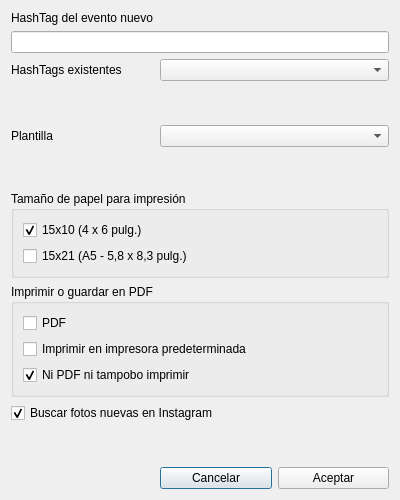
<?xml version="1.0" encoding="UTF-8"?>
<ui version="4.0">
 <class>ConfEvento</class>
 <widget class="QDialog" name="ConfEvento">
  <property name="geometry">
   <rect>
    <x>0</x>
    <y>0</y>
    <width>400</width>
    <height>500</height>
   </rect>
  </property>
  <property name="windowTitle">
   <string>FotoYa</string>
  </property>
  <layout class="QGridLayout" name="gridLayout">
   <item row="4" column="0">
    <widget class="QLabel" name="lPlantilla">
     <property name="text">
      <string>Plantilla</string>
     </property>
    </widget>
   </item>
   <item row="4" column="1" colspan="2">
    <widget class="QComboBox" name="cbPlantillas"/>
   </item>
   <item row="2" column="1" colspan="2">
    <widget class="QComboBox" name="cbHashtags"/>
   </item>
   <item row="5" column="0">
    <spacer name="verticalSpacer_4">
     <property name="orientation">
      <enum>Qt::Vertical</enum>
     </property>
     <property name="sizeHint" stdset="0">
      <size>
       <width>20</width>
       <height>40</height>
      </size>
     </property>
    </spacer>
   </item>
   <item row="2" column="0">
    <widget class="QLabel" name="lHashtagExistentes">
     <property name="text">
      <string>HashTags existentes</string>
     </property>
    </widget>
   </item>
   <item row="3" column="0">
    <spacer name="verticalSpacer_3">
     <property name="orientation">
      <enum>Qt::Vertical</enum>
     </property>
     <property name="sizeHint" stdset="0">
      <size>
       <width>20</width>
       <height>40</height>
      </size>
     </property>
    </spacer>
   </item>
   <item row="6" column="0" colspan="3">
    <widget class="QGroupBox" name="gbPapel">
     <property name="title">
      <string>Tamaño de papel para impresión</string>
     </property>
     <layout class="QGridLayout" name="gridLayout_2">
      <item row="0" column="0">
       <widget class="QCheckBox" name="cb15x10">
        <property name="text">
         <string>15x10 (4 x 6 pulg.)</string>
        </property>
        <property name="checked">
         <bool>true</bool>
        </property>
        <property name="autoExclusive">
         <bool>true</bool>
        </property>
       </widget>
      </item>
      <item row="1" column="0">
       <widget class="QCheckBox" name="cb21x15">
        <property name="text">
         <string>15x21 (A5 - 5,8 x 8,3 pulg.)</string>
        </property>
        <property name="autoExclusive">
         <bool>true</bool>
        </property>
       </widget>
      </item>
     </layout>
    </widget>
   </item>
   <item row="1" column="0" colspan="3">
    <widget class="QLineEdit" name="leHashtag">
     <property name="text">
      <string/>
     </property>
    </widget>
   </item>
   <item row="10" column="1">
    <widget class="QPushButton" name="pbCancelar">
     <property name="text">
      <string>Cancelar</string>
     </property>
    </widget>
   </item>
   <item row="9" column="0" colspan="3">
    <spacer name="verticalSpacer">
     <property name="orientation">
      <enum>Qt::Vertical</enum>
     </property>
     <property name="sizeHint" stdset="0">
      <size>
       <width>20</width>
       <height>40</height>
      </size>
     </property>
    </spacer>
   </item>
   <item row="0" column="0">
    <widget class="QLabel" name="lHashtagNuevo">
     <property name="text">
      <string>HashTag del evento nuevo</string>
     </property>
    </widget>
   </item>
   <item row="10" column="2">
    <widget class="QPushButton" name="pbAceptar">
     <property name="text">
      <string>Aceptar</string>
     </property>
    </widget>
   </item>
   <item row="7" column="0" colspan="3">
    <widget class="QGroupBox" name="gbImprimir">
     <property name="title">
      <string>Imprimir o guardar en PDF</string>
     </property>
     <layout class="QGridLayout" name="gridLayout_3">
      <item row="0" column="0">
       <widget class="QCheckBox" name="cbPdf">
        <property name="text">
         <string>PDF</string>
        </property>
        <property name="checked">
         <bool>false</bool>
        </property>
        <property name="autoExclusive">
         <bool>true</bool>
        </property>
       </widget>
      </item>
      <item row="1" column="0">
       <widget class="QCheckBox" name="cbImprimir">
        <property name="text">
         <string>Imprimir en impresora predeterminada</string>
        </property>
        <property name="autoExclusive">
         <bool>true</bool>
        </property>
       </widget>
      </item>
      <item row="2" column="0">
       <widget class="QCheckBox" name="cbNiPdfNiPrinter">
        <property name="text">
         <string>Ni PDF ni tampobo imprimir</string>
        </property>
        <property name="checked">
         <bool>true</bool>
        </property>
        <property name="autoExclusive">
         <bool>true</bool>
        </property>
       </widget>
      </item>
     </layout>
    </widget>
   </item>
   <item row="8" column="0" colspan="3">
    <widget class="QCheckBox" name="cbBuscarEnInstagram">
     <property name="text">
      <string>Buscar fotos nuevas en Instagram</string>
     </property>
     <property name="checked">
      <bool>true</bool>
     </property>
    </widget>
   </item>
  </layout>
 </widget>
 <resources/>
 <connections/>
</ui>
